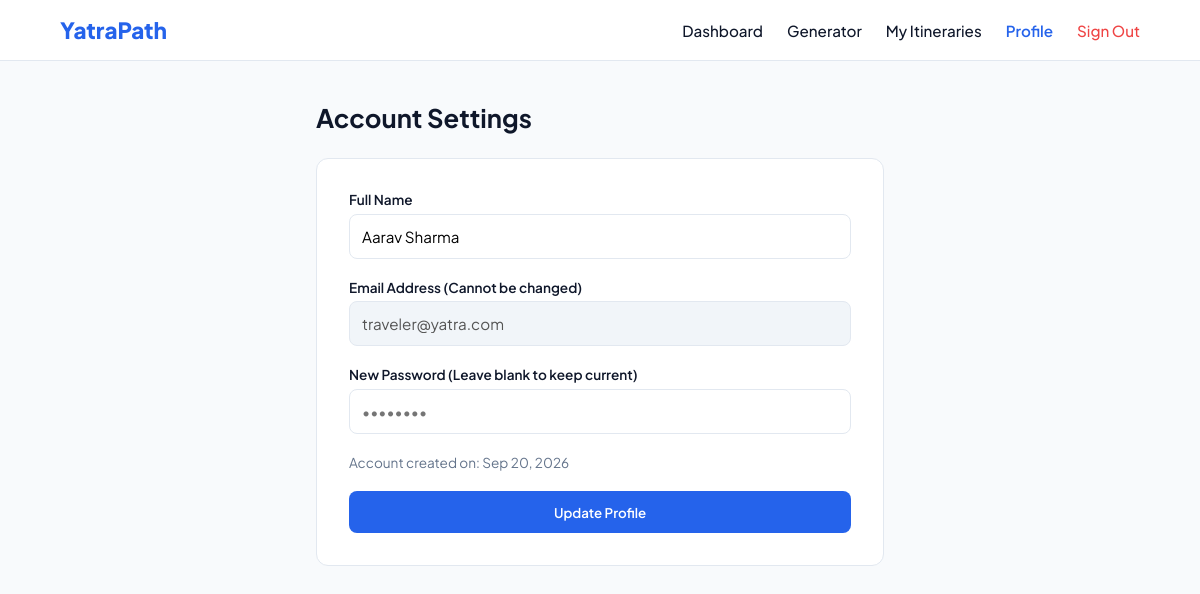
The app's page /user/profile.php (signed in) with its own data.
### tables this page shows
CREATE TABLE `users` (
    `id` INT AUTO_INCREMENT PRIMARY KEY,
    `name` VARCHAR(100) NOT NULL,
    `email` VARCHAR(150) NOT NULL UNIQUE,
    `password` VARCHAR(255) NOT NULL,
    `role` ENUM('traveler', 'admin') NOT NULL DEFAULT 'traveler',
    `status` ENUM('active', 'inactive') NOT NULL DEFAULT 'active',
    `created_at` TIMESTAMP DEFAULT CURRENT_TIMESTAMP,
    `updated_at` TIMESTAMP DEFAULT CURRENT_TIMESTAMP ON UPDATE CURRENT_TIMESTAMP,
    INDEX `idx_users_email` (`email`),
    INDEX `idx_users_role` (`role`)
);

### user/profile.php (the view, shortened to what this page needs)
<?php
$db = Database::getInstance()->getConnection();
$userId = getCurrentUserId();
$userStmt = $db->prepare("SELECT id, name, email, role, status, created_at FROM users WHERE id = ?");
$userStmt->execute([$userId]);
$user = $userStmt->fetch();
?>
<!DOCTYPE html>
<html lang="en">
<head>
</head>
<body>
    <header class="navbar">
        <a href="../homepage.php" class="logo">YatraPath</a>
        <nav class="nav-links">
            <a href="dashboard.php">Dashboard</a>
            <a href="generator.php">Generator</a>
            <a href="itineraries.php">My Itineraries</a>
            <a href="profile.php" style="color: var(--primary); font-weight:600;">Profile</a>
            <a href="../api/auth/logout.php" style="color: #ef4444;">Sign Out</a>
        </nav>
    </header>
    <main class="container">
        <h1 style="font-size: 1.6rem; margin-bottom: 1.5rem;">Account Settings</h1>
        <div class="card">
            <form method="POST">
                <div>
                    <label>Full Name</label>
                    <input type="text" name="name" value="<?= htmlspecialchars($user['name']) ?>" required>
                </div>
                <div>
                    <label>Email Address (Cannot be changed)</label>
                    <input type="email" value="<?= htmlspecialchars($user['email']) ?>" disabled style="background: #f1f5f9;">
                </div>
                <div>
                    <label>New Password (Leave blank to keep current)</label>
                    <input type="password" name="new_password" placeholder="••••••••" minlength="8">
                </div>
                <div style="font-size: 0.85rem; color: var(--muted); margin-bottom: 1.25rem;">
                    Account created on: <?= htmlspecialchars(date('M d, Y', strtotime($user['created_at']))) ?>
                </div>
                <button type="submit" class="btn">Update Profile</button>
            </form>
        </div>
    </main>
</body>
</html>

### user/profile.php (style rules this page uses)
:root { --primary: #2563eb; --bg: #f8fafc; --card: #ffffff; --border: #e2e8f0; --text: #0f172a; --muted: #64748b; }
* { box-sizing: border-box; margin: 0; padding: 0; font-family: 'Plus Jakarta Sans', sans-serif; }
body { background: var(--bg); color: var(--text); }
.navbar { display: flex; justify-content: space-between; align-items: center; padding: 1rem 5%; background: #fff; border-bottom: 1px solid var(--border); }
.logo { font-size: 1.4rem; font-weight: 800; color: var(--primary); text-decoration: none; }
.nav-links { display: flex; gap: 1.5rem; align-items: center; }
.nav-links a { text-decoration: none; color: var(--text); font-weight: 500; font-size: 0.95rem; }
.container { max-width: 600px; margin: 2.5rem auto; padding: 0 1rem; }
.card { background: #fff; border: 1px solid var(--border); border-radius: 12px; padding: 2rem; }
label { display: block; font-weight: 600; font-size: 0.85rem; margin-bottom: 0.35rem; }
input { width: 100%; padding: 0.75rem; border-radius: 8px; border: 1px solid var(--border); font-size: 0.95rem; margin-bottom: 1.25rem; }
.btn { width: 100%; padding: 0.8rem; background: var(--primary); color: #fff; border: none; border-radius: 8px; font-weight: 600; cursor: pointer; }

### records on screen
users: name "Aarav Sharma", email "traveler@yatra.com", created_at "Sep 20, 2026"
